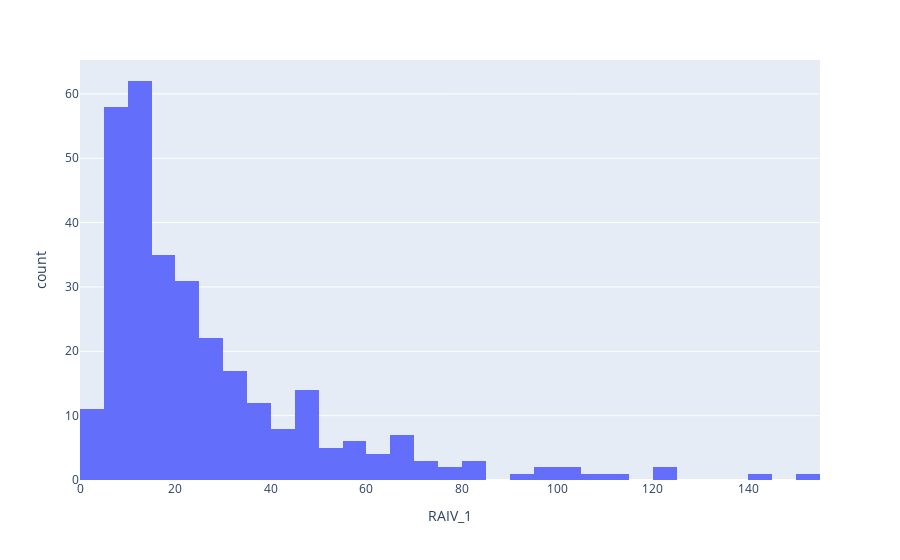

The notebook cell saved with this chart:
### Code cell
# y값 뷸균형 확인하기
import plotly.express as px

fig=px.histogram(y_train, x='RAIV_1')
fig.show()

### Figure 1 — Plotly figure (JSON) as saved in the notebook; plotly's stock layout.template omitted (floating-point values rounded to 4 significant figures; data arrays with more than 128 entries replaced by an {"elided": "..."} marker saying what was removed)
{"data": [{"alignmentgroup": "True", "bingroup": "x", "hovertemplate": "RAIV_1=%{x}<br>count=%{y}<extra></extra>", "legendgroup": "", "marker": {"color": "#636efa", "pattern": {"shape": ""}}, "name": "", "offsetgroup": "", "orientation": "v", "showlegend": false, "type": "histogram", "x": {"elided": "311 float values"}, "xaxis": "x", "yaxis": "y"}], "layout": {"barmode": "relative", "legend": {"tracegroupgap": 0}, "margin": {"t": 60}, "xaxis": {"anchor": "y", "domain": [0, 1], "title": {"text": "RAIV_1"}}, "yaxis": {"anchor": "x", "domain": [0, 1], "title": {"text": "count"}}}}
